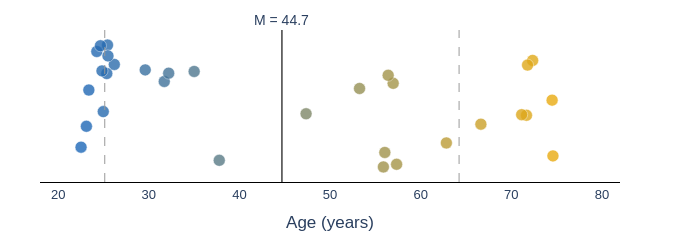
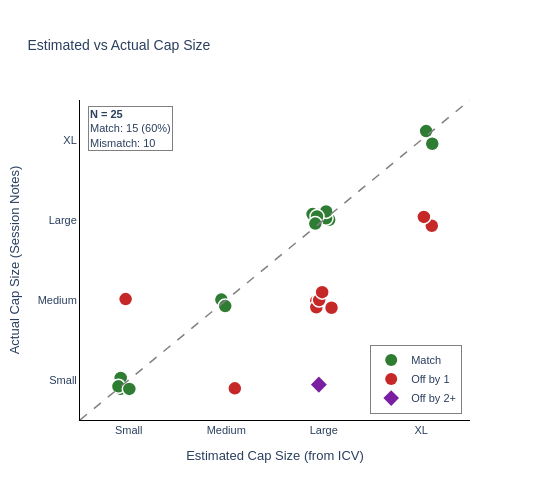

Source (notebook cell) for these figures, in order:
### Markdown cell above
---
## 2. Sample Descriptives & Demographics

### Code cell
# Demographics and cap size analysis
desc_results = run_sample_descriptives()

### Figure 1 — Plotly figure (JSON) as saved in the notebook; plotly's stock layout.template omitted (floating-point values rounded to 4 significant figures)
{"data": [{"hoverinfo": "text", "marker": {"color": ["rgb(79,120,143)", "rgb(222,168,26)", "rgb(225,169,24)", "rgb(65,115,155)", "rgb(89,123,135)", "rgb(42,108,174)", "rgb(68,116,152)", "rgb(58,113,161)", "rgb(233,171,17)", "rgb(127,136,104)", "rgb(203,161,42)", "rgb(37,106,178)", "rgb(150,144,85)", "rgb(223,168,25)", "rgb(221,167,27)", "rgb(188,156,54)", "rgb(233,171,17)", "rgb(166,149,72)", "rgb(44,108,172)", "rgb(33,105,181)", "rgb(41,107,175)", "rgb(32,104,182)", "rgb(38,106,177)", "rgb(42,108,174)", "rgb(39,107,176)", "rgb(30,104,184)", "rgb(40,107,176)", "rgb(161,147,76)", "rgb(161,147,76)", "rgb(165,149,73)", "rgb(163,148,75)"], "line": {"color": "white", "width": 0.5}, "opacity": 0.8, "size": 12}, "mode": "markers", "showlegend": false, "text": ["sub-10369<br>Age: 35.0<br>Male", "sub-10418<br>Age: 71.7<br>Female", "sub-10541<br>Age: 72.4<br>Male", "sub-10559<br>Age: 31.7<br>Male", "sub-10589<br>Age: 37.8<br>Male", "sub-10606<br>Age: 25.4<br>Female", "sub-10608<br>Age: 32.2<br>Female", "sub-10636<br>Age: 29.6<br>Female", "sub-10638<br>Age: 74.6<br>Female", "sub-10641<br>Age: 47.4<br>Female", "sub-10649<br>Age: 66.7<br>Female", "sub-10656<br>Age: 24.3<br>Male", "sub-10661<br>Age: 53.3<br>Male", "sub-10716<br>Age: 71.8<br>Male", "sub-10809<br>Age: 71.2<br>Male", "sub-10862<br>Age: 62.8<br>Male", "sub-10866<br>Age: 74.5<br>Male", "sub-10886<br>Age: 57.4<br>Male", "sub-10950<br>Age: 26.2<br>Female", "sub-10951<br>Age: 23.4<br>Male", "sub-10961<br>Age: 25.4<br>Female", "sub-10998<br>Age: 23.1<br>Female", "sub-11016<br>Age: 24.7<br>Female", "sub-11030<br>Age: 25.5<br>Female", "sub-11286<br>Age: 24.8<br>Female", "sub-11318<br>Age: 22.5<br>Female", "sub-11329<br>Age: 25.0<br>Male", "sub-11563<br>Age: 55.9<br>Male", "sub-11628<br>Age: 56.0<br>Female", "sub-11631<br>Age: 57.0<br>Female", "sub-11773<br>Age: 56.4<br>Female"], "type": "scatter", "x": [35.01, 71.68, 72.36, 31.71, 37.78, 25.45, 32.2, 29.61, 74.6, 47.36, 66.65, 24.27, 53.26, 71.8, 71.15, 62.84, 74.51, 57.35, 26.2, 23.39, 25.37, 23.12, 24.67, 25.5, 24.84, 22.53, 24.98, 55.89, 56.05, 56.97, 56.42], "y": [0.08219, -0.01834, 0.1076, 0.05921, -0.1217, 0.1427, 0.07834, 0.08582, -0.1116, -0.01488, -0.03876, 0.128, 0.04316, 0.09683, -0.01698, -0.08183, 0.01638, -0.1309, 0.09829, 0.0395, 0.07743, -0.04364, 0.1412, 0.1179, 0.08352, -0.09161, -0.009984, -0.1369, -0.1037, 0.05491, 0.07343]}], "layout": {"annotations": [{"showarrow": false, "text": "M = 44.7", "x": 44.69, "xanchor": "center", "xref": "x", "y": 1, "yanchor": "bottom", "yref": "y domain"}], "font": {"family": "Arial", "size": 14}, "height": 200, "margin": {"b": 40, "l": 40, "r": 80, "t": 30}, "shapes": [{"line": {"color": "#404040", "dash": "solid", "width": 1.5}, "type": "line", "x0": 44.69, "x1": 44.69, "xref": "x", "y0": 0, "y1": 1, "yref": "y domain"}, {"line": {"color": "#999999", "dash": "dash", "width": 1}, "type": "line", "x0": 25.14, "x1": 25.14, "xref": "x", "y0": 0, "y1": 1, "yref": "y domain"}, {"line": {"color": "#999999", "dash": "dash", "width": 1}, "type": "line", "x0": 64.24, "x1": 64.24, "xref": "x", "y0": 0, "y1": 1, "yref": "y domain"}], "width": 700, "xaxis": {"linecolor": "black", "linewidth": 1, "range": [18, 82], "showgrid": false, "showline": true, "tickfont": {"size": 13}, "title": {"text": "Age (years)"}, "type": "linear", "zeroline": false}, "yaxis": {"autorange": true, "range": [-0.1795, 0.1854], "type": "linear", "visible": false}}}

### Figure 2 — Plotly figure (JSON) as saved in the notebook; plotly's stock layout.template omitted (floating-point values rounded to 4 significant figures)
{"data": [{"customdata": [[10369, 1534.0, "Large", "Large", "Match"], [10541, 1615.0, "Extra Large", "Large", "+1 size"], [10559, 1444.0, "Large", "Large", "Match"], [10606, 1490.0, "Large", "Large", "Match"], [10608, 1197.0, "Small", "Small", "Match"], [10638, 1236.0, "Small", "Small", "Match"], [10641, 1314.0, "Small", "Small", "Match"], [10649, 1395.0, "Medium", "Small", "+1 size"], [10656, 1532.0, "Large", "Large", "Match"], [10661, 1616.0, "Extra Large", "Extra Large", "Match"], [10716, 1513.0, "Large", "Large", "Match"], [10809, 1667.0, "Extra Large", "Extra Large", "Match"], [10862, 1499.0, "Large", "Medium", "+1 size"], [10866, 1548.0, "Large", "Large", "Match"], [10886, 1521.0, "Large", "Medium", "+1 size"], [10961, 1457.0, "Large", "Medium", "+1 size"], [10998, 1531.0, "Large", "Medium", "+1 size"], [11016, 1327.0, "Small", "Small", "Match"], [11030, 1541.0, "Large", "Medium", "+1 size"], [11286, 1484.0, "Large", "Small", "+2 size"], [11329, 1752.0, "Extra Large", "Large", "+1 size"], [11563, 1526.0, "Large", "Large", "Match"], [11628, 1366.0, "Medium", "Medium", "Match"], [11631, 1299.0, "Small", "Medium", "-1 size"], [11773, 1435.0, "Medium", "Medium", "Match"]], "hovertemplate": "<b>%{customdata[0]}</b><br>ICV: %{customdata[1]:.0f} mm³<br>Estimated: %{customdata[2]}<br>Actual: %{customdata[3]}<br>Diff: %{customdata[4]}<extra></extra>", "marker": {"color": ["#2E7D32", "#C62828", "#2E7D32", "#2E7D32", "#2E7D32", "#2E7D32", "#2E7D32", "#C62828", "#2E7D32", "#2E7D32", "#2E7D32", "#2E7D32", "#C62828", "#2E7D32", "#C62828", "#C62828", "#C62828", "#2E7D32", "#C62828", "#7B1FA2", "#C62828", "#2E7D32", "#2E7D32", "#C62828", "#2E7D32"], "line": {"color": "white", "width": 1.5}, "size": 14, "symbol": ["circle", "circle", "circle", "circle", "circle", "circle", "circle", "circle", "circle", "circle", "circle", "circle", "circle", "circle", "circle", "circle", "circle", "circle", "circle", "diamond", "circle", "circle", "circle", "circle", "circle"]}, "mode": "markers", "showlegend": false, "type": "scatter", "x": [2.97, 4.108, 3.056, 3.024, 0.9174, 0.9174, 0.8939, 2.088, 3.024, 4.05, 2.885, 4.113, 3.08, 2.931, 2.924, 2.924, 2.953, 1.006, 2.984, 2.95, 4.027, 2.913, 1.95, 0.9679, 1.989], "y": [3.068, 2.928, 3.003, 3.022, 0.8911, 1.026, 0.9209, 0.8956, 3.108, 4.112, 3.074, 3.953, 1.903, 3.044, 1.986, 1.909, 1.999, 0.8883, 2.098, 0.9421, 3.039, 2.955, 2.005, 2.011, 1.924]}, {"hoverinfo": "skip", "line": {"color": "gray", "dash": "dash", "width": 1.5}, "mode": "lines", "showlegend": false, "type": "scatter", "x": [0.5, 4.5], "y": [0.5, 4.5]}, {"marker": {"color": "#2E7D32", "size": 12, "symbol": "circle"}, "mode": "markers", "name": "Match", "type": "scatter", "x": [null], "y": [null]}, {"marker": {"color": "#C62828", "size": 12, "symbol": "circle"}, "mode": "markers", "name": "Off by 1", "type": "scatter", "x": [null], "y": [null]}, {"marker": {"color": "#7B1FA2", "size": 12, "symbol": "diamond"}, "mode": "markers", "name": "Off by 2+", "type": "scatter", "x": [null], "y": [null]}], "layout": {"annotations": [{"align": "left", "bgcolor": "rgba(255,255,255,0.9)", "bordercolor": "gray", "borderwidth": 1, "font": {"size": 11}, "showarrow": false, "text": "<b>N = 25</b><br>Match: 15 (60%)<br>Mismatch: 10", "x": 0.02, "xanchor": "left", "xref": "paper", "y": 0.98, "yanchor": "top", "yref": "paper"}], "font": {"family": "Arial", "size": 11}, "height": 500, "legend": {"bgcolor": "rgba(255,255,255,0.9)", "bordercolor": "gray", "borderwidth": 1, "x": 0.98, "xanchor": "right", "y": 0.02, "yanchor": "bottom"}, "title": {"font": {"size": 14}, "text": "Estimated vs Actual Cap Size"}, "width": 550, "xaxis": {"linecolor": "black", "linewidth": 1, "range": [0.5, 4.5], "showgrid": false, "ticktext": ["Small", "Medium", "Large", "XL"], "tickvals": [1, 2, 3, 4], "title": {"text": "Estimated Cap Size (from ICV)"}, "type": "linear"}, "yaxis": {"linecolor": "black", "linewidth": 1, "range": [0.5, 4.5], "showgrid": false, "ticktext": ["Small", "Medium", "Large", "XL"], "tickvals": [1, 2, 3, 4], "title": {"text": "Actual Cap Size (Session Notes)"}, "type": "linear"}}}
